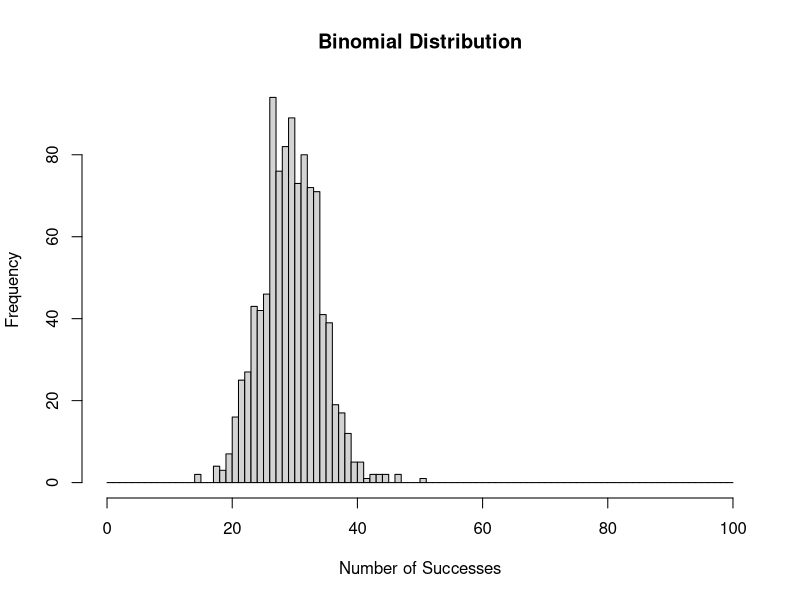

Source code (R):
# Generate random data from a binomial distribution
n_trials <- 100
probability_of_success <- 0.3
data <- rbinom(n = 1000, size = n_trials, prob = probability_of_success)

# Create a histogram to visualize the distribution
hist(data, breaks = seq(0, n_trials, by = 1), main = "Binomial Distribution", xlab = "Number of Successes")
